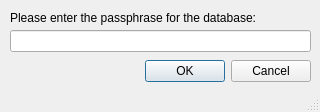
<?xml version="1.0" encoding="UTF-8"?>
<ui version="4.0">
 <class>MainWindow</class>
 <widget class="QMainWindow" name="MainWindow">
  <property name="geometry">
   <rect>
    <x>0</x>
    <y>0</y>
    <width>320</width>
    <height>112</height>
   </rect>
  </property>
  <property name="windowTitle">
   <string>MainWindow</string>
  </property>
  <widget class="QWidget" name="centralwidget">
   <widget class="QDialogButtonBox" name="buttons">
    <property name="geometry">
     <rect>
      <x>140</x>
      <y>60</y>
      <width>171</width>
      <height>22</height>
     </rect>
    </property>
    <property name="standardButtons">
     <set>QDialogButtonBox::Cancel|QDialogButtonBox::Ok</set>
    </property>
   </widget>
   <widget class="QLabel" name="label">
    <property name="geometry">
     <rect>
      <x>10</x>
      <y>10</y>
      <width>301</width>
      <height>16</height>
     </rect>
    </property>
    <property name="text">
     <string>Please enter the passphrase for the database:</string>
    </property>
   </widget>
   <widget class="QLineEdit" name="passphrase">
    <property name="geometry">
     <rect>
      <x>10</x>
      <y>30</y>
      <width>301</width>
      <height>22</height>
     </rect>
    </property>
    <property name="echoMode">
     <enum>QLineEdit::Password</enum>
    </property>
   </widget>
  </widget>
  <widget class="QStatusBar" name="statusbar"/>
 </widget>
 <resources/>
 <connections/>
</ui>
